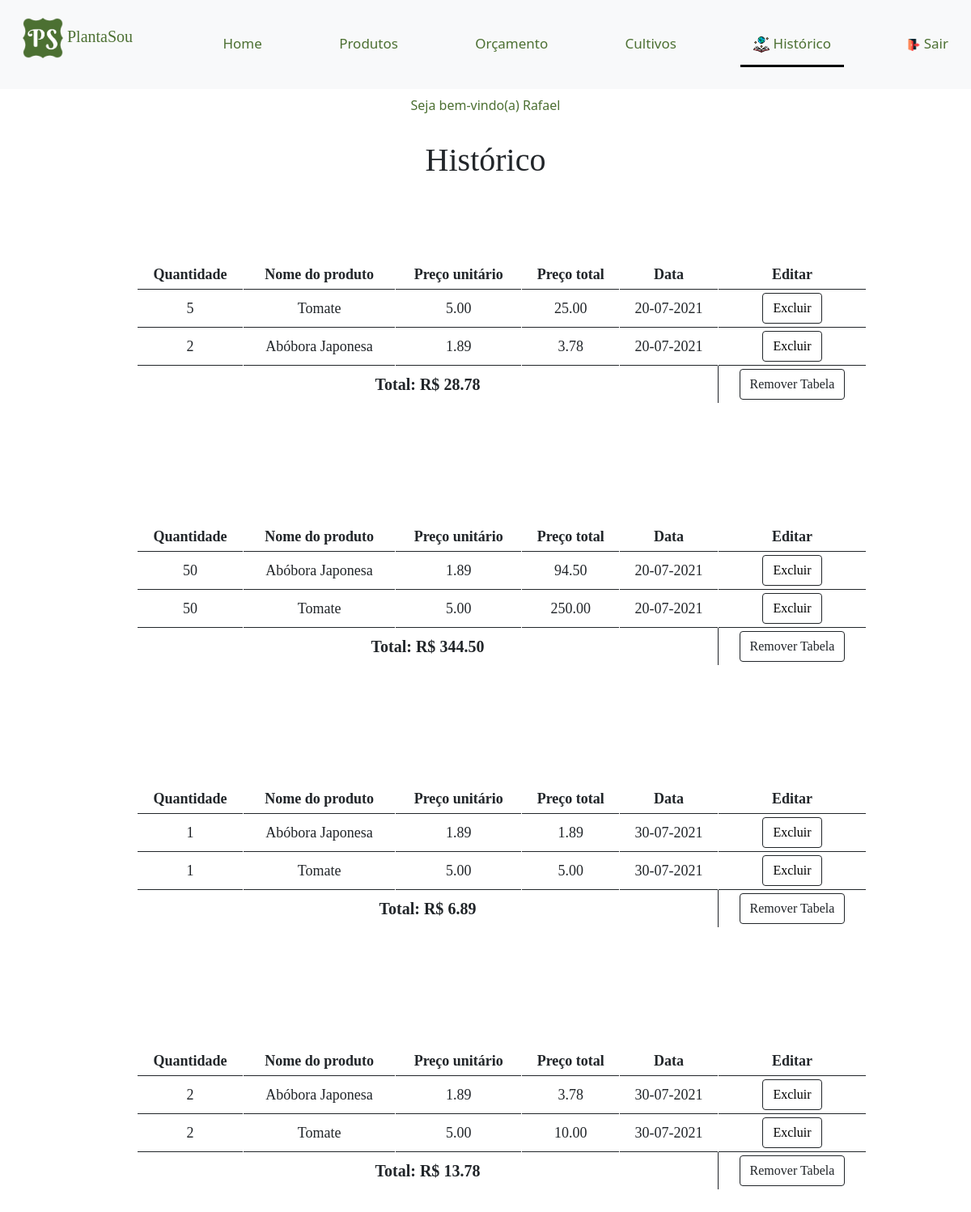
The page /php/historico.php (signed in) on the database as committed earlier.
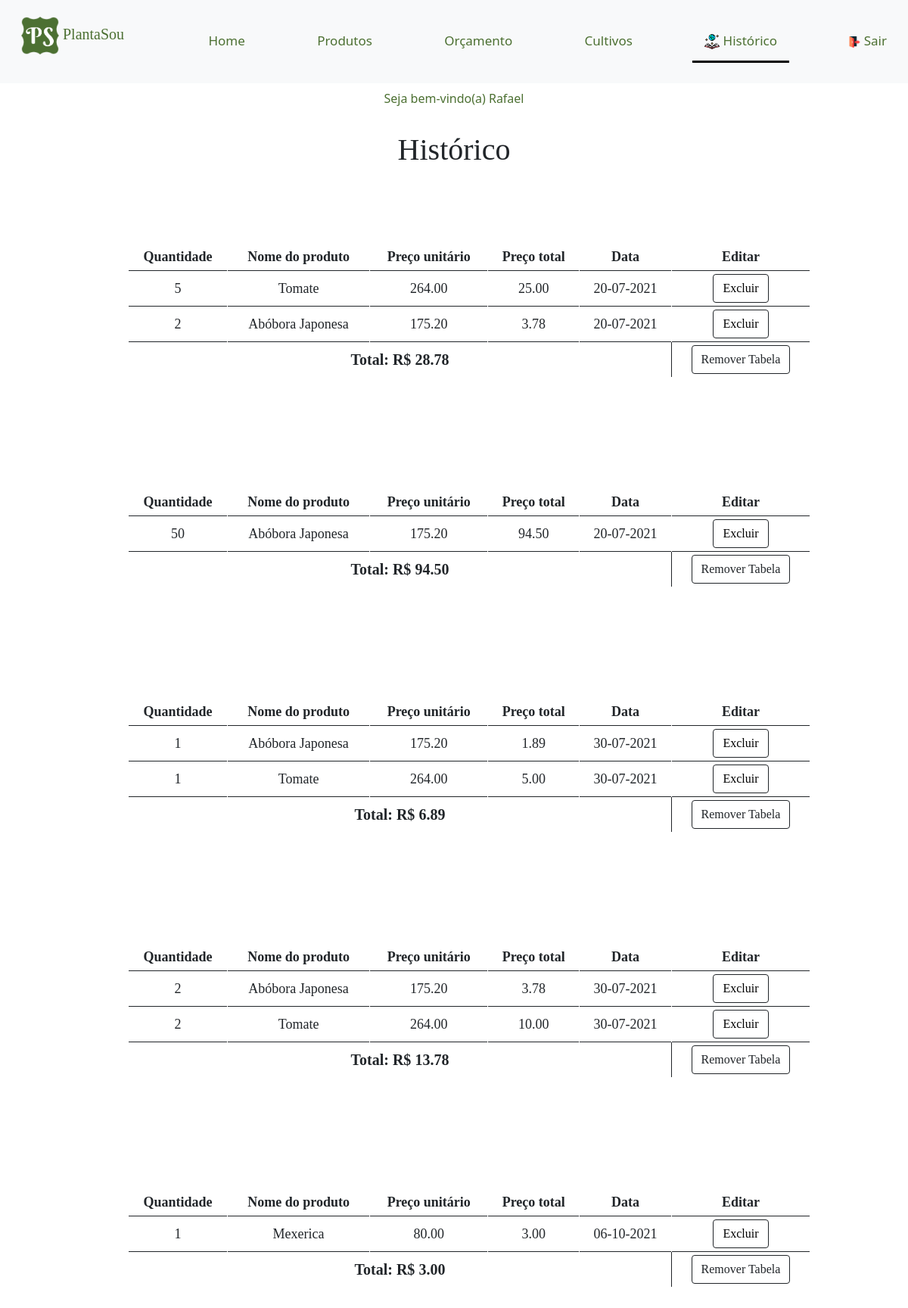
The same page on the database as committed later.
### tables this page shows
CREATE TABLE IF NOT EXISTS `usuario` (
  `cod_usuario` int(11) NOT NULL AUTO_INCREMENT,
  `nome` varchar(50) NOT NULL,
  `senha` varchar(50) NOT NULL,
  `email` varchar(50) NOT NULL,
  PRIMARY KEY (`cod_usuario`)
);

CREATE TABLE IF NOT EXISTS `historico` (
  `cod_historico` int(11) NOT NULL AUTO_INCREMENT,
  `cod_usuario` int(11) NOT NULL,
  `cod_produto` int(11) DEFAULT NULL,
  `quantidade_produto` int(11) DEFAULT NULL,
  `data_` varchar(20) DEFAULT NULL,
  `total` float DEFAULT NULL,
  `cod_tabela` int(11) NOT NULL,
  PRIMARY KEY (`cod_historico`),
  KEY `cod_usuario` (`cod_usuario`),
  KEY `cod_produto` (`cod_produto`)
);

CREATE TABLE IF NOT EXISTS `produto` (
  `cod_produto` int(11) NOT NULL AUTO_INCREMENT,
  `nome` varchar(1000) DEFAULT NULL,
  `vitaminas` varchar(1000) DEFAULT NULL,
  `beneficios` varchar(1000) DEFAULT NULL,
  `preco` float DEFAULT NULL,
  `cod_cultivo` int(255) NOT NULL,
  `imagem` varchar(1000) DEFAULT NULL,
  PRIMARY KEY (`cod_produto`),
  KEY `cod_cultivo` (`cod_cultivo`)
);

### php/historico.php (the view, shortened to what the changed rows need)
<?php
    if(isset($_COOKIE["USER"])){
        $usuario= $_COOKIE["USER"];
    }
?>
<!DOCTYPE html>
<html lang="pt-br">
<head>
    <link rel="stylesheet" type="text/css" media="screen" href="../css/bootstrap.min.css" />
    <link rel="stylesheet" href="../css/estilo.css">
</head>
<body>
    <nav class="navbar navbar-light bg-light topnav">
        <div class="container-fluid">
        </div>
    </nav>
    <?php
        if(isset($_COOKIE["USER"]) || isset($_COOKIE["ADM"])){
            echo'
                    <a class="nav-link nav-link-color active_usuario">Seja bem-vindo(a) ';
                        if(isset($_COOKIE["USER"])){
                            include('../inc/conexao.php');
                            $sql="SELECT nome FROM usuario WHERE cod_usuario=$usuario";
                            $query=mysqli_query($con, $sql);
                            if(mysqli_num_rows($query)>0){
                                while(($nome=mysqli_fetch_assoc($query))!=NULL){
                                    echo $nome['nome'];
                                }
                            }
                        }
                        elseif(isset($_COOKIE["ADM"])){
                            echo "Administrador(a)";
                        }
            echo'
                    </a>';
        }
    ?>
    <br>
    <h1 class="centro letra">Histórico</h1>
    <?php
        include("../inc/conexao.php");
        include("../inc/conexao_pdo.php");
        $stmt=$conPDO->query("SELECT cod_tabela FROM historico GROUP BY cod_tabela");
        $number=$stmt->rowCount();
        for ($i=1; $i <= $number; $i++) {
            $sql="SELECT * FROM historico h INNER JOIN produto p ON h.cod_produto=p.cod_produto WHERE cod_usuario=$usuario AND cod_tabela=$i";
            $query=mysqli_query($con, $sql);
            $preco_final=0;
            if(mysqli_num_rows($query)>0){
                echo'
                <table class=" fonte_ table-sm tabela w-75 p-3 table-bordered border-dark" cellspacing="0" rules="none">
                    <thead>
                        <tr class="centro">
                            <td><b>Quantidade</b></td>
                            <td><b>Nome do produto</b></td>
                            <td><b>Preço unitário</b></td>
                            <td><b>Preço total</b></td>
                            <td><b>Data</b></td>
                            <td><b>Editar</b></td>
                        </tr>
                    </thead>
                ';
                while(($historico_user=mysqli_fetch_assoc($query))!=NULL){
                    echo '
                        <tbody>
                            <tr class="centro">
                                <td>'.$historico_user["quantidade_produto"].'</td>
                                <td>'.$historico_user["nome"].'</td>
                                <td>'.number_format($historico_user["preco"],2).'</td>
                                <td>'.number_format($historico_user["total"],2).'</td>
                                <td>'.$historico_user["data_"].'</td>
                                <td>
                                    <button type="button" class="btn btn-color btn-outline-dark" aria-expanded="false">
                                        <a onclick="confirmacao_ph('.$historico_user['cod_produto'].', '.$historico_user['cod_tabela'].')">Excluir</a>
                                    </button>
                                </td>
                            </tr>
                        </tbody>
                    ';
                    $preco_final+=$historico_user["total"];
                    $idTabela=$historico_user["cod_tabela"];
            }
            echo'
                    <tfoot>
                        <tr class="centro font">
                            <th colspan="5">Total: R$ '.number_format($preco_final,2).'</th>
                            <td>
                                <button class="btn btn-outline-dark collapsed" type="button" aria-expanded="false">
                                    <a onclick="confirmacao_h('.$idTabela.')">Remover Tabela</a>
                                </button>
                            </td>
                        </tr>
                    </tfoot>
                </table>';
            }
            echo '<br><br>';
        }
    ?>
</body>
</html>

Rows that differ between the two databases and show on the page:
removed historico: quantidade_produto "50", cod_produto.nome "Tomate", cod_produto.preco "5.00", total "250.00", data_ "20-07-2021", preco_final "344.50", historico (quantidade_produto "50", cod_produto.nome "Abóbora Japonesa", cod_produto.preco "1.89", total "94.50", data_ "20-07-2021")
changed through a linked row, historico (number 1 of 8 on the later page): cod_produto.preco "1.89" → "175.20"
changed through a linked row, historico (number 2 of 8 on the later page): cod_produto.preco "5.00" → "264.00"
now on one of the page's lists (row unchanged): historico: quantidade_produto "50", cod_produto.nome "Abóbora Japonesa", cod_produto.preco "175.20", total "94.50", data_ "20-07-2021"
changed through a linked row, historico (number 4 of 8 on the later page): cod_produto.preco "5.00" → "264.00"
changed through a linked row, historico (number 5 of 8 on the later page): cod_produto.preco "1.89" → "175.20"
changed through a linked row, historico (number 6 of 8 on the later page): cod_produto.preco "5.00" → "264.00"
changed through a linked row, historico (number 7 of 8 on the later page): cod_produto.preco "1.89" → "175.20"
added historico: quantidade_produto "1", cod_produto.nome "Mexerica", cod_produto.preco "80.00", total "3.00", data_ "06-10-2021", preco_final "3.00"
